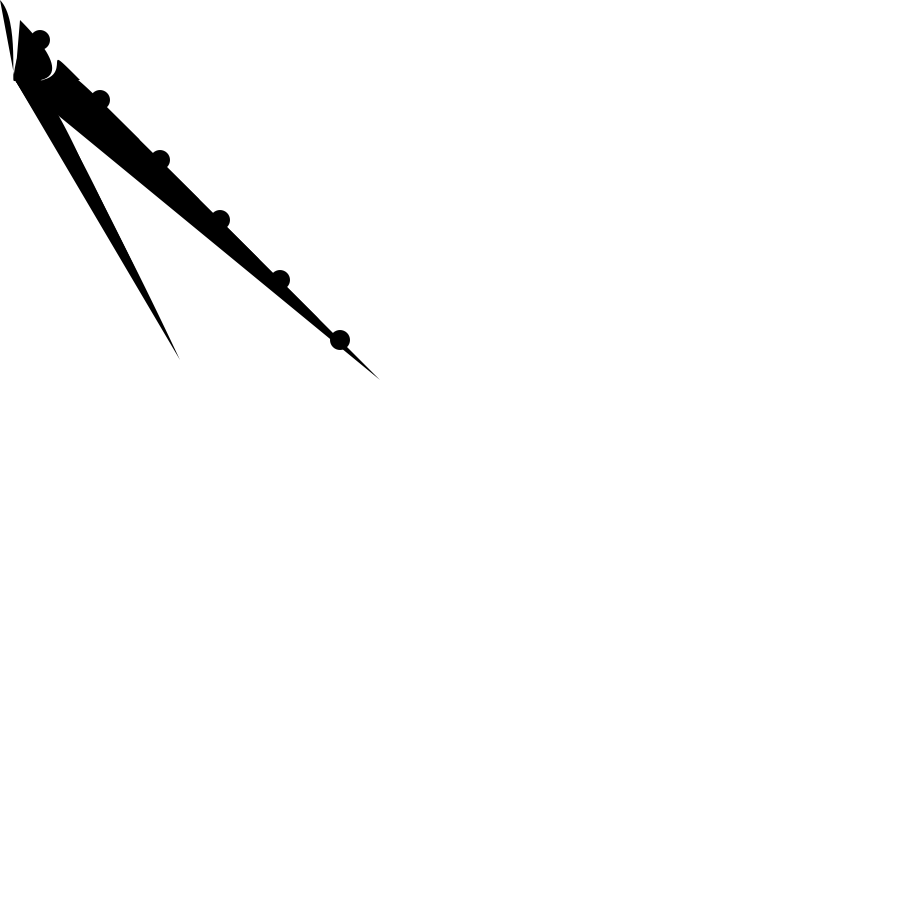
Frame 1 (no input)
Frame 60 (the mouse pressed at the canvas centre just before this capture): identical to frame 1, image omitted
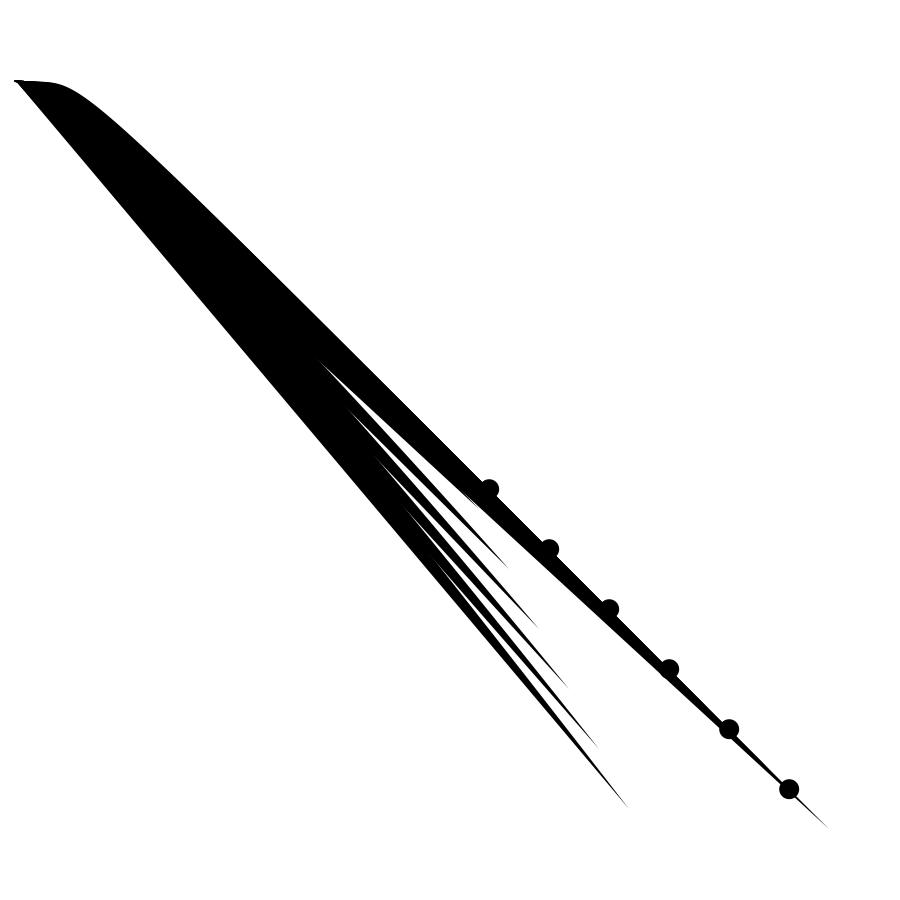
Frame 120 (the mouse held since frame 60 and released just before this capture)

The Processing sketch that drew these frames (run headless with seeded random() and noise(); from frame 60 on, the mouse is pressed at the canvas centre):

// Processing sketch: processing_156776
// ── processing_156776.pde

float posX = 0;
float posY = 0;
float easing = 0.1;
int scale = 100;

void setup(){
  size(900, 900);
  background(255);
  noStroke();
}

void draw(){
  //draw the cover transparent rect
  fill(255, 100);
  rect(0,0,width,height);
  background(255);
  
  posX += (mouseX - posX) * easing;
  posY += (mouseY - posY) * easing;
  
  //posX = posX + (mouseX - posX) * 1;
  //posX = posX + (mouseX - posX) * 0.5;
  //noFill();
//stroke(255, 102, 0);
//line(85, 20, 10, 10);
//line(90, 90, 15, 80);
//stroke(0, 0, 0);
//bezier(85, 20, 10, 10, 90, 90, 15, 80);
  fill(0);
  for (int i = 0; i < 20; i++) {
    if(i%3 == 0){
    bezier(posX + i * 10, posY + i * 20, 20, 20, 10, 90, 15, 80);
    }
    else if(i%3 == 1){
      bezier(posX + i * 20, posY + i * 20, 30, 30, 90, 90, 15, 80);
    }
  else{
  ellipse(posX + i * 20, posY + i * 20, 20, 20);  
  }
  }
}
